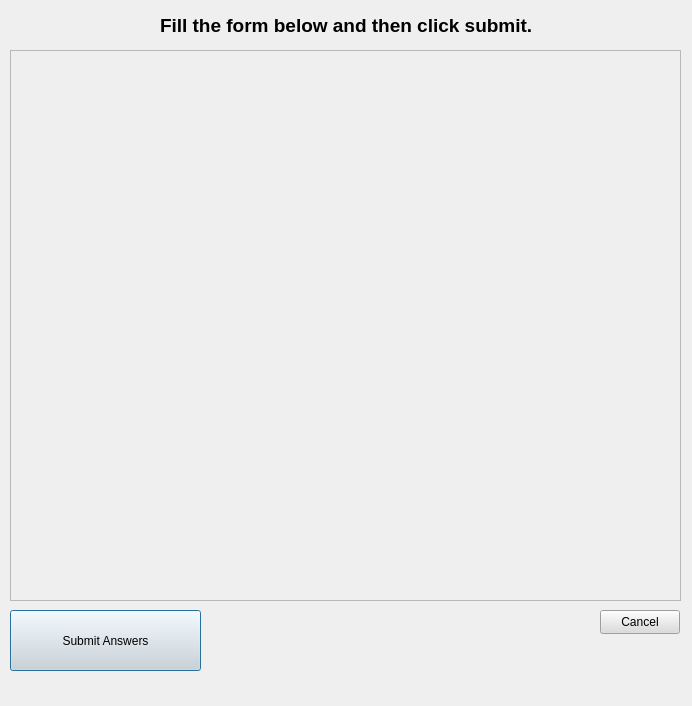
<?xml version="1.0" encoding="UTF-8"?>
<ui version="4.0">
 <class>Dialog</class>
 <widget class="QDialog" name="Dialog">
  <property name="geometry">
   <rect>
    <x>0</x>
    <y>0</y>
    <width>692</width>
    <height>706</height>
   </rect>
  </property>
  <property name="windowTitle">
   <string>Dialog</string>
  </property>
  <widget class="QLabel" name="label">
   <property name="geometry">
    <rect>
     <x>160</x>
     <y>10</y>
     <width>371</width>
     <height>31</height>
    </rect>
   </property>
   <property name="text">
    <string>&lt;html&gt;&lt;head/&gt;&lt;body&gt;&lt;p&gt;&lt;span style=&quot; font-size:14pt; font-weight:700;&quot;&gt;Fill the form below and then click submit.&lt;/span&gt;&lt;/p&gt;&lt;/body&gt;&lt;/html&gt;</string>
   </property>
  </widget>
  <widget class="QScrollArea" name="scrollArea">
   <property name="geometry">
    <rect>
     <x>10</x>
     <y>50</y>
     <width>671</width>
     <height>551</height>
    </rect>
   </property>
   <property name="widgetResizable">
    <bool>true</bool>
   </property>
   <widget class="QWidget" name="formToAnswer">
    <property name="geometry">
     <rect>
      <x>0</x>
      <y>0</y>
      <width>669</width>
      <height>549</height>
     </rect>
    </property>
   </widget>
  </widget>
  <widget class="QPushButton" name="submitAnwersButton">
   <property name="geometry">
    <rect>
     <x>10</x>
     <y>610</y>
     <width>191</width>
     <height>61</height>
    </rect>
   </property>
   <property name="styleSheet">
    <string notr="true">font: 11pt &quot;Segoe UI&quot;;
background-color: rgb(220, 220, 220);
color: rgb(0, 0, 0);</string>
   </property>
   <property name="text">
    <string>Submit Answers</string>
   </property>
  </widget>
  <widget class="QPushButton" name="cancelButton">
   <property name="geometry">
    <rect>
     <x>600</x>
     <y>610</y>
     <width>80</width>
     <height>24</height>
    </rect>
   </property>
   <property name="styleSheet">
    <string notr="true">font: 11pt &quot;Segoe UI&quot;;
background-color: rgb(220, 220, 220);
color: rgb(0, 0, 0);</string>
   </property>
   <property name="text">
    <string>Cancel</string>
   </property>
  </widget>
 </widget>
 <resources/>
 <connections/>
</ui>
